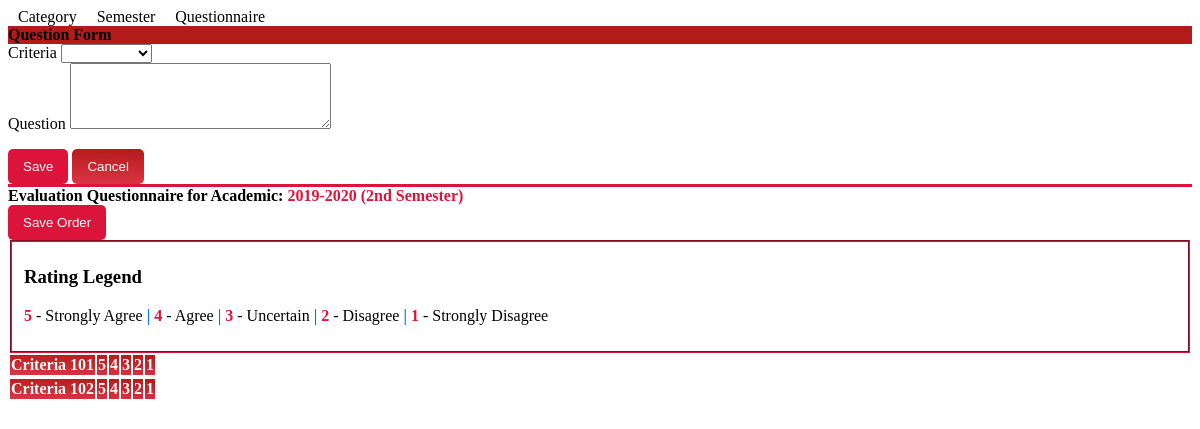
/admin/manage_questionnaire.php?id=2, run on an earlier commit of the app's database.
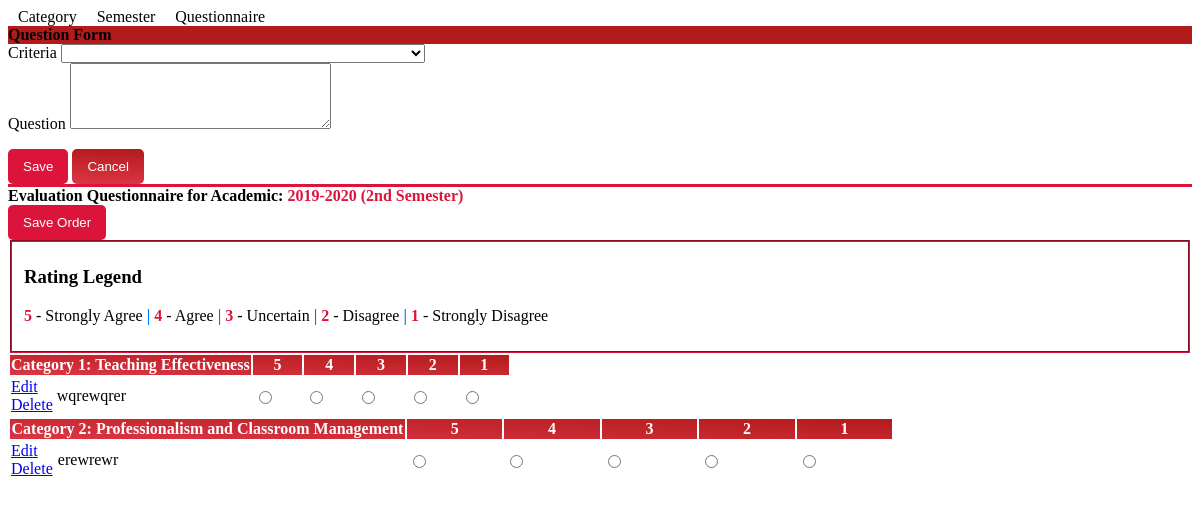
And on a later commit of the database.
### tables this page shows
CREATE TABLE `criteria_list` (
  `id` int(30) NOT NULL,
  `criteria` text NOT NULL,
  `order_by` int(30) NOT NULL
);

CREATE TABLE `question_list` (
  `id` int(30) NOT NULL,
  `academic_id` int(30) NOT NULL,
  `question` text NOT NULL,
  `order_by` int(30) NOT NULL,
  `criteria_id` int(30) NOT NULL,
  `staff_id` int(11) NOT NULL
);

### admin/manage_questionnaire.php (the view, shortened to what the changed rows need)
<?php
include 'db_connect.php';
?>
<div class="container-fluid">
	<div class="row">
		<div class="col-md-8">
			<div class="card card-outline card-info">
				<div class="card-body">
					<form id="order-question">
					<?php
						$criteria = $conn->query("SELECT * FROM criteria_list order by abs(order_by) asc ");
						while($crow = $criteria->fetch_assoc()):
					?>
					<table class="table table-condensed">
						<thead>
							<tr class="bg-gradient-secondary">
								<th colspan="2" class=" p-1"><b><?php echo $crow['criteria'] ?></b></th>
								<th class="text-center">5</th>
								<th class="text-center">4</th>
								<th class="text-center">3</th>
								<th class="text-center">2</th>
								<th class="text-center">1</th>
							</tr>
						</thead>
						<tbody class="tr-sortable">
							<?php
							$questions = $conn->query("SELECT * FROM question_list where criteria_id = {$crow['id']} and academic_id = $id order by abs(order_by) asc ");
							while($row=$questions->fetch_assoc()):
							?>
							<tr class="bg-white">
								<td class="p-1 text-center" width="5px">
									<span class="btn-group dropright">
									  <div class="dropdown-menu">
									     <a class="dropdown-item edit_question" href="javascript:void(0)" data-id="<?php echo $row['id'] ?>">Edit</a>
					                     <a class="dropdown-item delete_question" href="javascript:void(0)" data-id="<?php echo $row['id'] ?>">Delete  </a>
									  </div>
									</span>
								</td>
								<td class="p-1" width="40%">
									<?php echo $row['question'] ?>
								</td>
								<?php for($c=0;$c<5;$c++): ?>
								<td class="text-center">
									<div class="icheck-success d-inline">
				                        <input type="radio" name="qid[<?php echo $row['id'] ?>][]" id="qradio<?php echo $row['id'].'_'.$c ?>">
			                      </div>
								</td>
								<?php endfor; ?>
							</tr>
							<?php endwhile; ?>
						</tbody>
					</table>
					<?php endwhile; ?>
					</form>
				</div>
			</div>
		</div>
	</div>
</div>

What changed in the data, as far as the page shows it:
removed criteria_list: criteria "Criteria 101"
removed criteria_list: criteria "Criteria 102"
added criteria_list: criteria "Category 1: Teaching Effectiveness"
added question_list: question "wqrewqrer", shown under "Category 1: Teaching Effectiveness"
added criteria_list: criteria "Category 2: Professionalism and Classroom Management"
added question_list: question "erewrewr", shown under "Category 2: Professionalism and Classroom Management"
